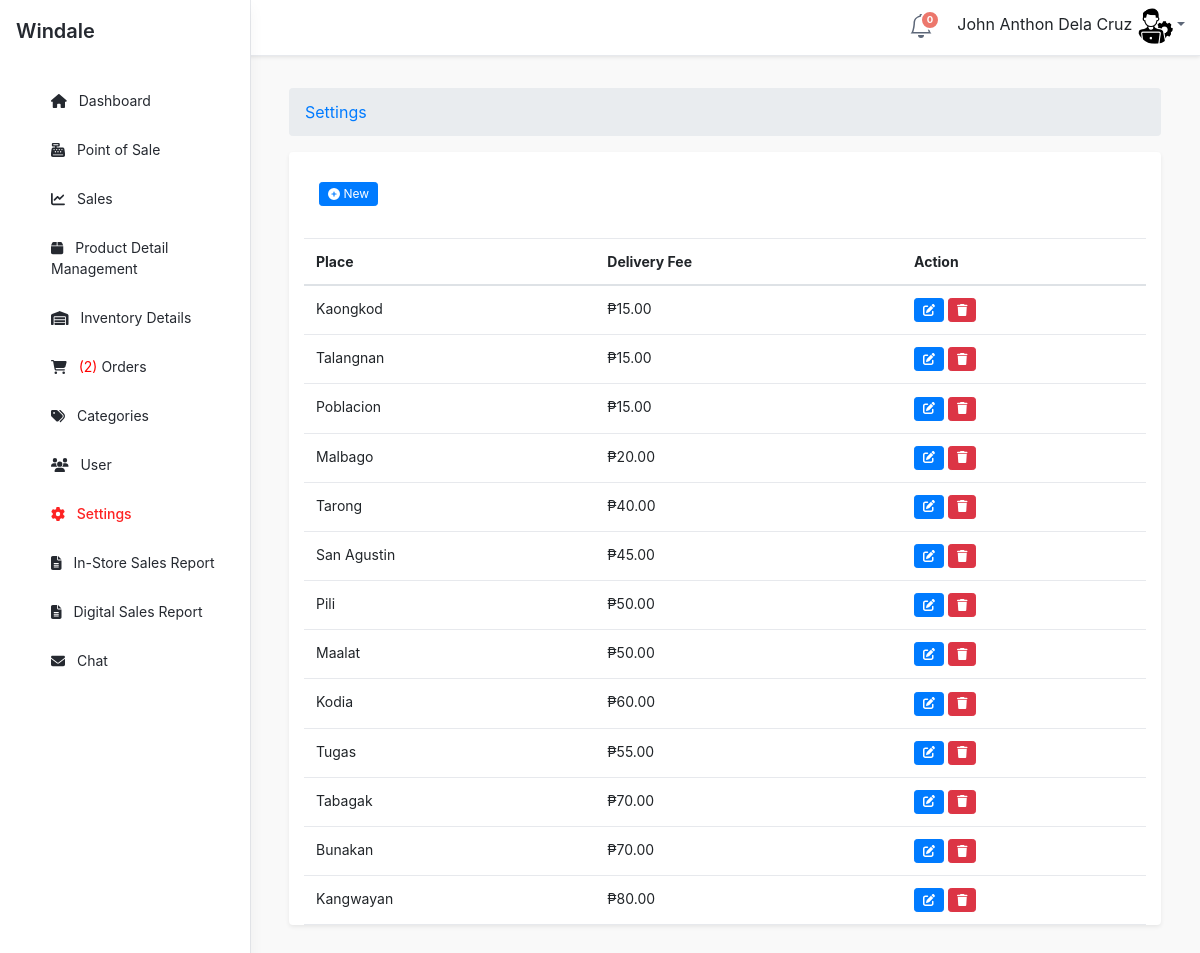
The app's page /admin/settings/index.php (signed in) with its own data.
### tables this page shows
CREATE TABLE `tblsetting` (
  `SETTINGID` int(11) NOT NULL,
  `PLACE` text NOT NULL,
  `BRGY` varchar(90) NOT NULL,
  `DELPRICE` double NOT NULL
);

### admin/settings/index.php (called while the page is built, shortened)
<?php
require_once ("../theme/templates.php");
?>

### include/database.php (called while the page is built, shortened)
<?php
class Database {
	var $sql_string = '';
	private $conn;
	public function open_connection() {
		$this->conn = mysqli_connect(server,user,pass);
		if(!$this->conn){
			echo "Problem in database connection! Contact administrator!";
			exit();
		}else{
			$db_select = mysqli_select_db($this->conn,database_name);
		}
	}
	function setQuery($sql='') {
		$this->sql_string=$sql;
	}
	function executeQuery() {
		$result = mysqli_query($this->conn, $this->sql_string);
		return $this->confirm_query($result);
	}
	private function confirm_query($result) {
		return $result;
	}
	function loadResultList( $key='' ) {
		$cur = $this->executeQuery();
		$array = array();
		while ($row = mysqli_fetch_object($cur)) {
			if ($key) {
				$array[$row->$key] = $row;
			} else {
				$array[] = $row;
			}
		}
		return $array;
	}
}
$mydb = new Database();
?>

### admin/settings/listlocation.php (the view, shortened to what this page needs)
<div class="app-card-body" style="margin: 0 15px;">
                <div class="row">
                    <div class="col-lg-12" style="margin: 15px">
                            <h1> <button type="button" class="btn btn-primary btn-sm" data-toggle="modal" data-target="#addDeliveryModal">
                                <i class="fa fa-plus-circle fw-fa"></i> New
                            </button>
                            </h1>
                        </div>
                    </div>
                    <form action="controller.php?action=delete" Method="POST">
                        <div class="table-responsive">
                        <table id="myTable" class="table app-table-hover mb-0 text-left">
                                <thead>
                                    <tr>
                                        <th>Place</th>
                                        <th>Delivery Fee</th>
                                        <th>Action</th>
                                    </tr>
                                </thead>
                                <tbody>
                                    <?php
				  		$query = "SELECT * FROM `tblsetting` ";
				  		$mydb->setQuery($query);
				  		$cur = $mydb->loadResultList();
						foreach ($cur as $result) {
				  		echo '<tr>';
				  		echo '<td>'.$result->BRGY.' '.$result->PLACE.'  </a></td>';  ;
				  		echo '<td> &#8369;'.  number_format($result->DELPRICE,2).'</td>';
				  		echo
				  		 '<td align="left">
							<a title="Edit" href="#" class="btn btn-primary btn-sm edit-btn" data-id="' . $result->SETTINGID . '" data-place="' . $result->PLACE . '" data-fee="' . $result->DELPRICE . '">
                                                    <i class="fas fa-edit"></i>
                                                </a>
                            <a href="'.web_root.'admin/settings/controller.php?action=delete&id='.$result->SETTINGID.'" class="btn btn-danger btn-sm delete-btn"> <i class="fas fa-trash"></i></a>
						 </td>';
				  	}
				  	?>
                                </tbody>
                            </table>
                        </div>
                    </form>
                </div>
                </div>

### records on screen
tblsetting: PLACE "Kaongkod", DELPRICE "15.00"
tblsetting: PLACE "Talangnan", DELPRICE "15.00"
tblsetting: PLACE "Poblacion", DELPRICE "15.00"
tblsetting: PLACE "Malbago", DELPRICE "20.00"
tblsetting: PLACE "Tarong", DELPRICE "40.00"
tblsetting: PLACE "San Agustin", DELPRICE "45.00"
tblsetting: PLACE "Pili", DELPRICE "50.00"
tblsetting: PLACE "Maalat", DELPRICE "50.00"
tblsetting: PLACE "Kodia", DELPRICE "60.00"
tblsetting: PLACE "Tugas", DELPRICE "55.00"
tblsetting: PLACE "Tabagak", DELPRICE "70.00"
tblsetting: PLACE "Bunakan", DELPRICE "70.00"
tblsetting: PLACE "Kangwayan", DELPRICE "80.00"

### other values on screen
$notificationCount "0"
$_SESSION['U_NAME'] "John Anthon Dela Cruz"
$res "2"
$title "Settings"
